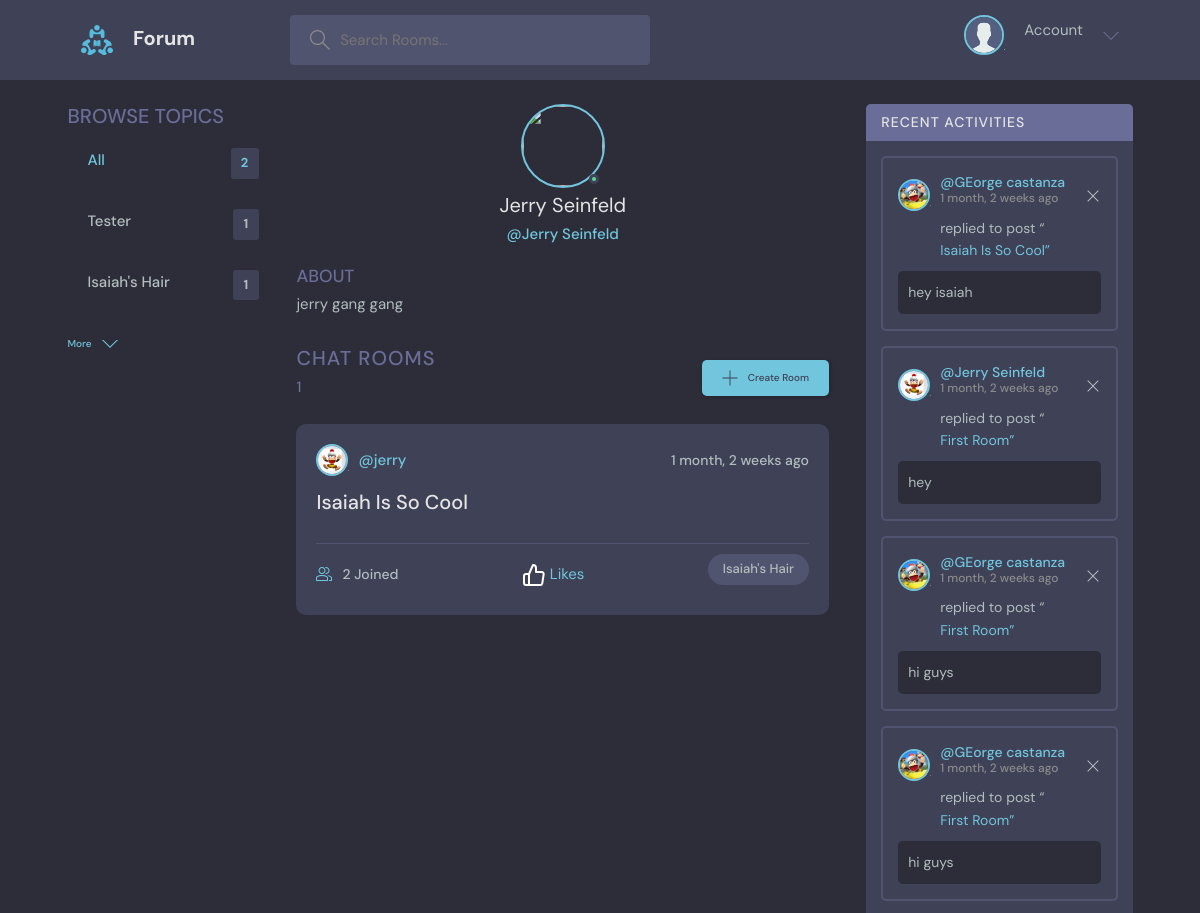
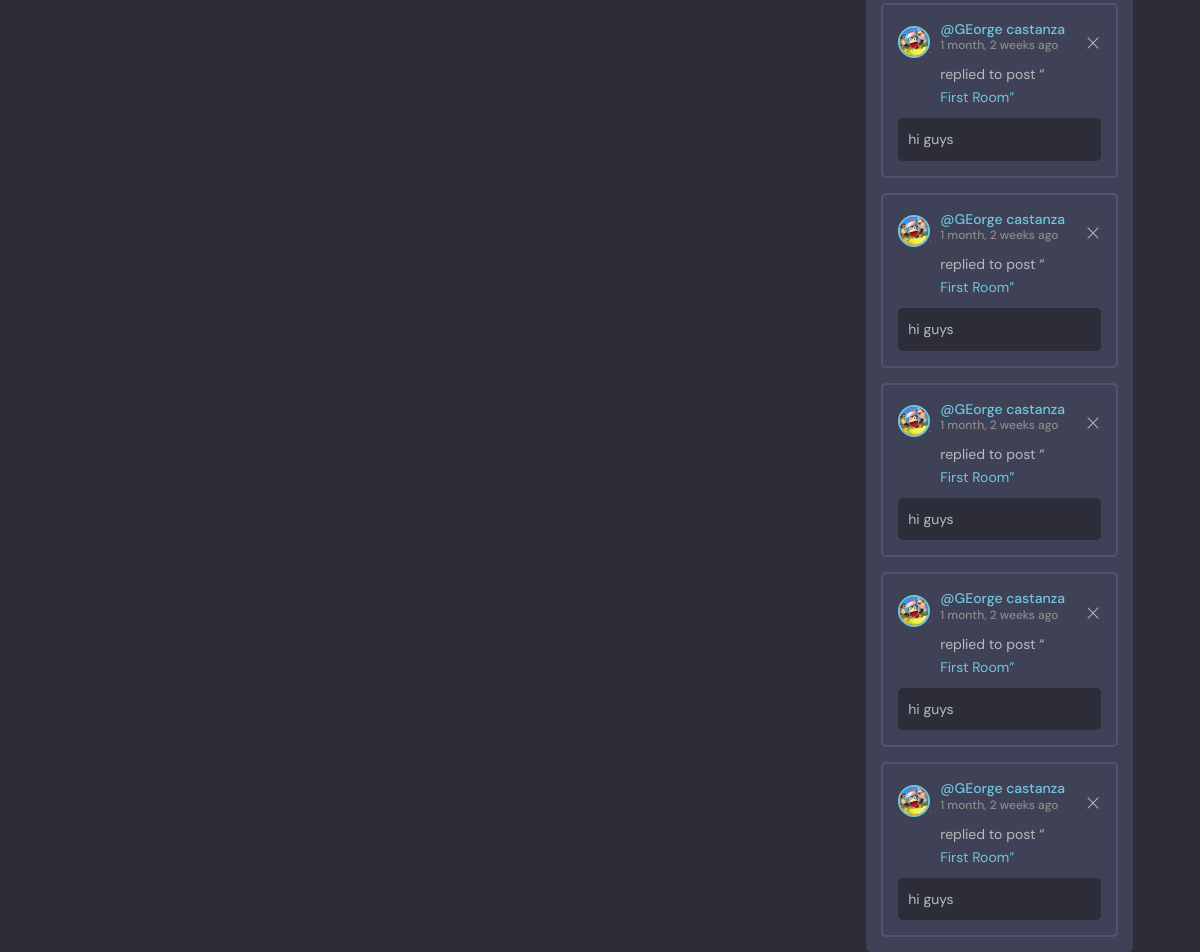
The page /profile/2 on the database its author committed (2 pictures, top to bottom).
### forumbot/models.py (models this page shows, shortened)
class Topic(models.Model):
	name = models.CharField(max_length=200)
	def __str__(self):
		return self.name

class Room(models.Model):
	host = models.ForeignKey(User, on_delete=models.CASCADE)
	name = models.CharField(max_length=200)
	description = models.CharField(max_length=400, null=True, blank=True)
	participants = models.ManyToManyField(User, related_name='participants', blank=True)
	topics = models.ForeignKey('Topic', on_delete=models.SET_NULL, blank=True, null=True)
	updated = models.DateTimeField(auto_now=True, auto_now_add=False)
	created = models.DateTimeField(auto_now=False, auto_now_add=True)
	class Meta:
		ordering = ['-updated','-created']
	def __str__(self):
		return self.name

class Message(models.Model):
	user = models.ForeignKey(User, on_delete=models.CASCADE)
	room = models.ForeignKey(Room, on_delete=models.CASCADE)
	content = models.CharField(max_length=500)
	updated = models.DateTimeField(auto_now=True, auto_now_add=False)
	created = models.DateTimeField(auto_now=False, auto_now_add=True)
	class Meta:
		ordering = ['-updated','-created']

### accounts/models.py (models this page shows)
class User(AbstractUser):
	name = models.CharField(max_length=200, null=True)
	email = models.EmailField(unique=True, null=True)
	bio = models.TextField(null=True)
	avatar = models.ImageField(null=True, default='images/avatar.svg', upload_to='images/')
	USERNAME_FIELD = 'email'
	REQUIRED_FIELDS = []
	def __str__(self):
		return self.name

### forumbot/views.py (the view)
# urls.py: path('profile/<int:pk>', views.userProfile, name='userProfile'),
def userProfile(request,pk):
	q = request.GET.get('q') if request.GET.get('q') != None else ''
	user = get_object_or_404(User, id=pk)
	userRooms = user.room_set.all()
	userMessages = user.message_set.all()
	topics = Topic.objects.all()
	recentActivity = Message.objects.filter(Q(room__topics__name__icontains=q))
	context = {	'user':user,
				'rooms':userRooms,
				'room_messages':userMessages,
				'topics':topics,
				'recentActivity':recentActivity,
	}
	return render(request, 'site/profile.html', context)

### forumbot/templates/site/profile.html (shortened to what this page needs)
{% extends 'site/base.html' %}
{% block content %}
  <main class="profile-page layout layout--3">
    <div class="container">
      {% include 'site/topicComponent.html' %}
      <div class="roomList">
        <div class="profile">
          <div class="profile__avatar">
            <div class="avatar avatar--large active">
              <img src="{{request.user.avatar.url}}" />
            </div>
          </div>
          <div class="profile__info">
            <h3>{{user}}</h3>
            <p>@{{user}}</p>
          </div>
          <div class="profile__about">
            <h3>About</h3>
            <p>
              {{user.bio}}
            </p>
          </div>
        </div>
                {% include 'site/feedComponent.html' %}
      </div>
{% include 'site/activityComponent.html' %}
    </div>
  </main>
{% endblock %}

### forumbot/templates/site/topicComponent.html
        <div class="topics">
          <div class="topics__header">
            <h2>Browse Topics</h2>
          </div>
          <ul class="topics__list">
              <li>
                <a href="{% url 'index' %}" class="active">All <span>{{topics.count}}</span></a>
              </li>
              {% for topic in topics %}
              <li>
                <a href='{% url "index"%}?q={{topic.name}}'>{{topic}}<span>{{topic.room_set.all.count}}</span></a>
              </li>
              {% endfor %}
          </ul>
          <a class="btn btn--link" href="#">
            More
            <svg version="1.1" xmlns="http://www.w3.org/2000/svg" width="32" height="32" viewBox="0 0 32 32">
              <title>chevron-down</title>
              <path d="M16 21l-13-13h-3l16 16 16-16h-3l-13 13z"></path>
            </svg>
          </a>
        </div>

### forumbot/templates/site/feedComponent.html (shortened to what this page needs)
<div class="roomList">
          <div class="roomList__header">
            <div>
              <h2>Chat Rooms</h2>
              <p>{{rooms.all.count}}</p>
            </div>
            <a class="btn btn--main" href="{% url 'create-room' %}">
              <svg version="1.1" xmlns="http://www.w3.org/2000/svg" width="32" height="32" viewBox="0 0 32 32">
                <title>add</title>
                <path
                  d="M16.943 0.943h-1.885v14.115h-14.115v1.885h14.115v14.115h1.885v-14.115h14.115v-1.885h-14.115v-14.115z"
                ></path>
              </svg>
              Create Room
            </a>
          </div>
          {% for room in rooms %}
          <div class="roomListRoom">
            <div class="roomListRoom__header">
              <a href="{% url 'userProfile' room.host.id %}" class="roomListRoom__author">
                <div class="avatar avatar--small">
                  <img src="{{room.host.avatar.url}}" />
                </div>
                <span>@{{room.host.username}}</span>
              </a>
              <div class="roomListRoom__actions">
                <span>{{room.created|timesince}} ago</span>
              </div>
            </div>
            <div class="roomListRoom__content">
              <a href="{% url 'room' room.id %} ">{{room.name}}</a>
            </div>
            <div class="roomListRoom__meta">
              <a href="{% url 'room' room.id %}" class="roomListRoom__joined">
                {{room.participants.count}} Joined
              </a>
              <a class=''>
                <svg xmlns="http://www.w3.org/2000/svg" width="24" height="24" viewBox="0 0 24 24" fill="none" stroke="#ffffff" stroke-width="2" stroke-linecap="round" stroke-linejoin="round"><path d="M14 9V5a3 3 0 0 0-3-3l-4 9v11h11.28a2 2 0 0 0 2-1.7l1.38-9a2 2 0 0 0-2-2.3zM7 22H4a2 2 0 0 1-2-2v-7a2 2 0 0 1 2-2h3"></path></svg>
                {{room.likes}} Likes
              </a>
              <p class="roomListRoom__topic">{{room.topics.name}}</p>
            </div>
          </div>
          {% endfor %}
        </div>

### forumbot/templates/site/activityComponent.html
        <div class="activities">
          <div class="activities__header">
            <h2>Recent Activities</h2>
          </div>
           {% for message in recentActivity %}
          <div class="activities__box">
            <div class="activities__boxHeader roomListRoom__header">
              <a href="{% url 'userProfile' message.user.id %}" class="roomListRoom__author">
                <div class="avatar avatar--small">
                  <img src="{{message.user.avatar.url}}" />
                </div>
                <p>
                  @{{message.user}}
                  <span>{{message.created|timesince}} ago</span>
                </p>
              </a>
              <div class="roomListRoom__actions">
                <a href="{% url 'delete-message' pk=message.id %}">
                  <svg version="1.1" xmlns="http://www.w3.org/2000/svg" width="32" height="32" viewBox="0 0 32 32">
                    <title>remove</title>
                    <path
                      d="M27.314 6.019l-1.333-1.333-9.98 9.981-9.981-9.981-1.333 1.333 9.981 9.981-9.981 9.98 1.333 1.333 9.981-9.98 9.98 9.98 1.333-1.333-9.98-9.98 9.98-9.981z"
                    ></path>
                  </svg>
                </a>
              </div>
            </div>
            <div class="activities__boxContent">
              <p>replied to post “<a href="{% url 'room' message.room.id %}">{{ message.room }}”
              </a></p>
              <div class="activities__boxRoomContent">
                {{message.content}}
              </div>
            </div>
          </div>
          {% endfor %}
        </div>

### rows shown on the page
Topic: name "Tester", room_set.all.count "1"
Topic: name "Isaiah's Hair", room_set.all.count "1"
User: name "Jerry Seinfeld", bio "jerry gang gang", all.count "1"
Room: host.avatar (picture), host.username "jerry", created "1 month, 2 weeks", name "Isaiah Is So Cool", participants.count "2", topics.name "Isaiah's Hair"
Message: user.avatar (placeholder picture), user "GEorge castanza", created "1 month, 2 weeks", room "Isaiah Is So Cool", content "hey isaiah"
Message: user.avatar (picture), user "Jerry Seinfeld", created "1 month, 2 weeks", room "First Room", content "hey"
Message: user.avatar (placeholder picture), user "GEorge castanza", created "1 month, 2 weeks", room "First Room", content "hi guys"
Message: user.avatar (placeholder picture), user "GEorge castanza", created "1 month, 2 weeks", room "First Room", content "hi guys"
Message: user.avatar (placeholder picture), user "GEorge castanza", created "1 month, 2 weeks", room "First Room", content "hi guys"
Message: user.avatar (placeholder picture), user "GEorge castanza", created "1 month, 2 weeks", room "First Room", content "hi guys"
Message: user.avatar (placeholder picture), user "GEorge castanza", created "1 month, 2 weeks", room "First Room", content "hi guys"
Message: user.avatar (placeholder picture), user "GEorge castanza", created "1 month, 2 weeks", room "First Room", content "hi guys"
Message: user.avatar (placeholder picture), user "GEorge castanza", created "1 month, 2 weeks", room "First Room", content "hi guys"

### other values the page prints
{{ topics.count }} "2"
